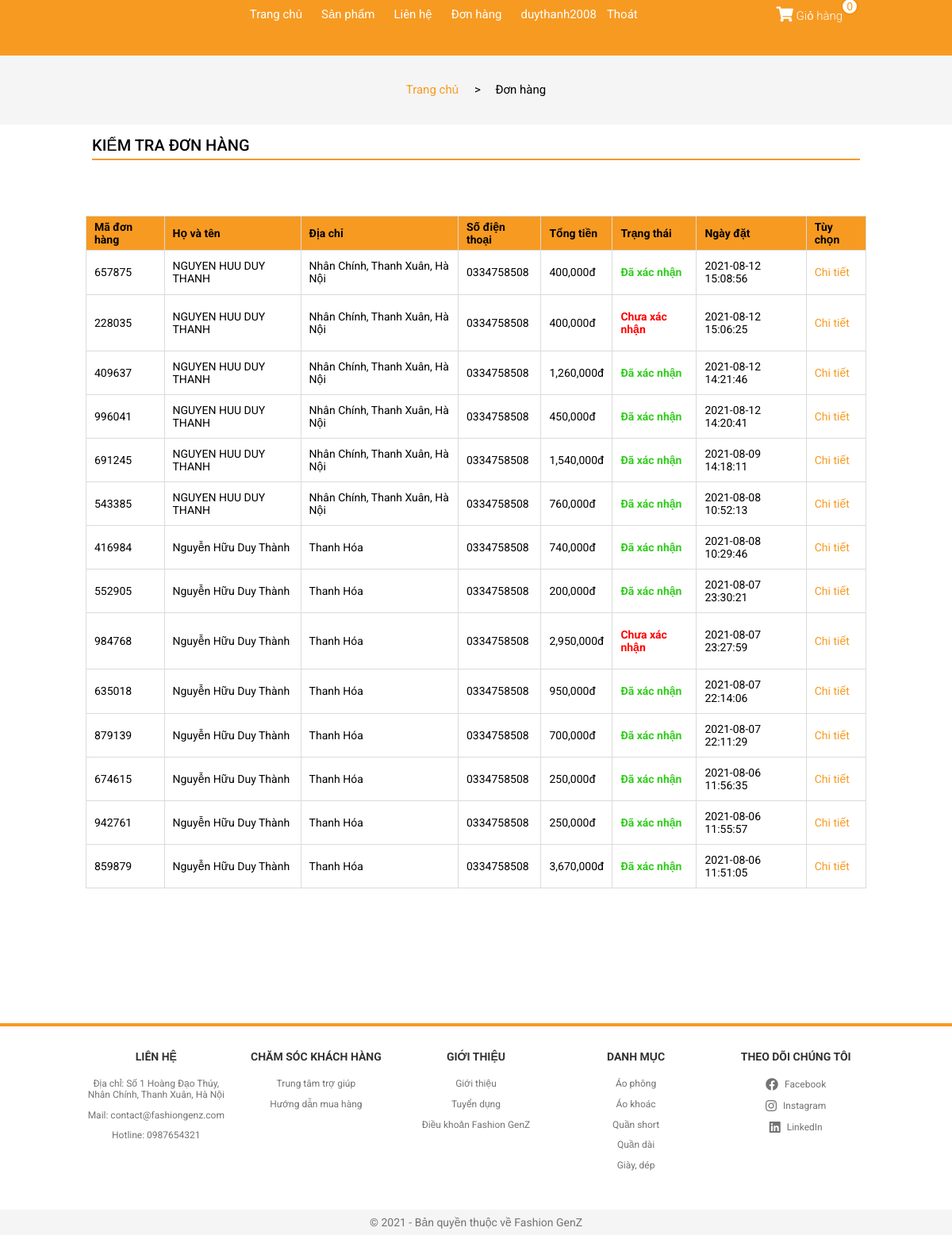
/?controller=donhang (signed in), run on an earlier commit of the app's database.
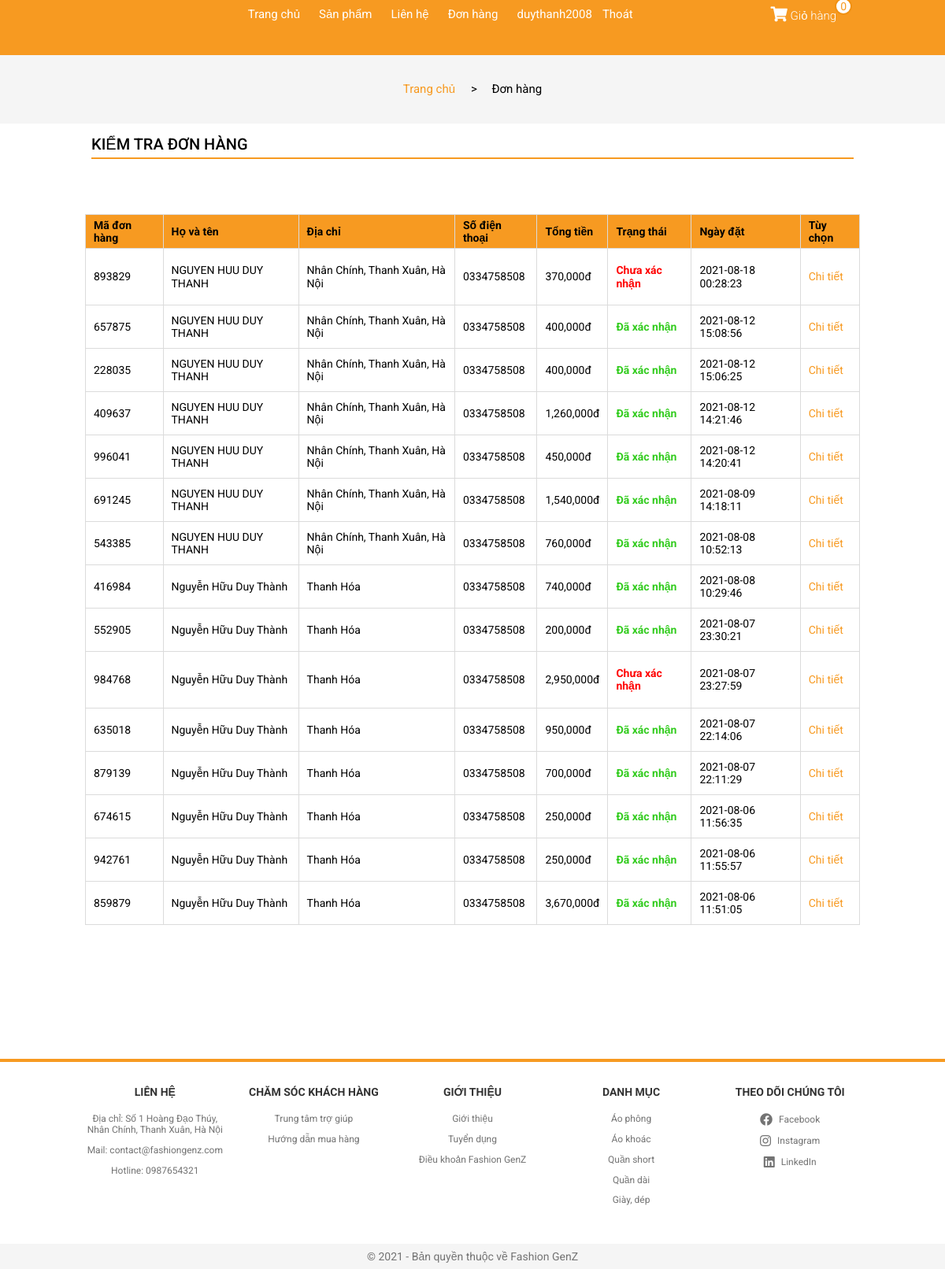
And on a later commit of the database.
### tables this page shows
CREATE TABLE `user_order` (
  `id` int(11) NOT NULL,
  `fullname` varchar(100) DEFAULT NULL,
  `address` varchar(200) DEFAULT NULL,
  `email` varchar(100) DEFAULT NULL,
  `phone` varchar(20) DEFAULT NULL,
  `amount` int(11) DEFAULT NULL,
  `status` int(11) DEFAULT NULL,
  `time_order` datetime DEFAULT NULL,
  `time_delivered` datetime DEFAULT NULL,
  `user_id` int(11) DEFAULT NULL
);

### Controller/C-donhang.php (called while the page is built, shortened)
<?php
    if(isset($_SESSION['customer'])){
        $user = $database->get('user_info', array('id'=>$_SESSION['customer']));
        $package_user = $database->get_limit_desc('user_order', array('user_id'=>$user[0]['id']),'time_order',100);
    }
    require_once './View/V-donhang.php';
?>

### Model/M-database.php (called while the page is built, shortened)
<?php
    class database{
        protected $conn= null;
        protected $host='localhost';
        protected $user='root';
        protected $pass='';
        protected $dbname='fashiongenz';
        public function connect(){
             $this->conn = new mysqli($this->host,$this->user,$this->pass,$this->dbname);
        }
        public function get($table,$condition=array()){
          $sql= "SELECT * FROM $table ";
          if(!empty($condition)){
               $sql.="WHERE";
               foreach ($condition as $key => $value){
                    $sql.= " $key = '$value' AND";
               }
               $sql= trim($sql,"AND");
          }
          $query = mysqli_query($this->conn, $sql);
          $result=array();
          if ($query){
               while ($row= mysqli_fetch_assoc($query)){
                    $result[]=$row;
               }
          }
          return $result;
     }
     public function get_limit_desc($table, $condition=array(),$order_by,$limit){
          $sql = "SELECT * FROM $table";
          if (!empty($condition)){
               $sql.=" WHERE";
               foreach ($condition as $key => $value){
                    $sql.= " $key = '$value' AND";
               }
               $sql = trim($sql,"AND");
          }
          $sql.= " ORDER BY $order_by DESC";
          $sql.= " LIMIT $limit";
          $query = mysqli_query($this->conn,$sql);
          $result = array();
          if ($query){
               while ($row = mysqli_fetch_assoc($query)){
                    $result[]= $row;
               }
          }
          return $result;
     }
    }
?>

### View/V-donhang.php (the view, shortened to what the changed rows need)
<!DOCTYPE html>
<html lang="en">
<head>
    <link rel="stylesheet" href="./Assets/Css/grid.css">
    <link rel="stylesheet" href="./Assets/Css/responsive.css">
    <link rel="stylesheet" href="./Assets/Css/main.css">
    <link rel="stylesheet" href="./Assets/Css/base.css">
    <link rel="stylesheet" href="https://cdnjs.cloudflare.com/ajax/libs/normalize/8.0.1/normalize.min.css" />
    <link rel="stylesheet" href="./Assets/Fonts/fontawesome-free-5.15.3-web/css/all.min.css">
</head>
<body>
        <div class="app">
            <div class="content">
                <div class="account">
                    <div class="grid wide">
                        <?php
                                if(isset($_SESSION['customer']) && $_SESSION['customer'] != NULL){
                        ?>
                            <?php if($package_user){ ?>
                                <div class="package-info">
                                    <table class="package-info__table">
                                        <thead>
                                            <tr>
                                                <th>Mã đơn hàng</th>
                                                <th>Họ và tên</th>
                                                <th>Địa chỉ</th>
                                                <th>Số điện thoại</th>
                                                <th>Tổng tiền</th>
                                                <th>Trạng thái</th>
                                                <th>Ngày đặt</th>
                                                <th>Tùy chọn</th>
                                            </tr>
                                        </thead>
                                        <tbody>
                                            <?php foreach($package_user as $key => $value){ ?>
                                            <tr>
                                                <td><?php echo $value['id'] ?></td>
                                                <td><?php echo $value['fullname'] ?></td>
                                                <td><?php echo $value['address'] ?></td>
                                                <td><?php echo $value['phone'] ?></td>
                                                <td><?php echo number_format($value['amount']); ?>đ</td>
                                                <td>
                                                    <?php if ($value['status'] == 0){ ?>
                                                        <p class="package-info__status-not-confirm">Chưa xác nhận</p>
                                                    <?php }else if ($value['status'] == 1){ ?>
                                                        <p class="package-info__status-confirmed">Đã xác nhận</p>
                                                    <?php } ?>
                                                </td>
                                                <td><?php echo $value['time_order'] ?></td>
                                                <td><a class="package-info__detail" href="?controller=chitietdonhang&id=<?php echo $value['id'] ?>">Chi tiết</a></td>
                                            </tr>
                                            <?php } ?>
                                        </tbody>
                                    </table>
                                </div>
                                <?php } else { ?>
                                        <h3 style="font-size: 1.8rem; text-align: center; margin: 180px 0 260px 0;">Quý khách chưa đặt đơn hàng nào, nếu quý khách đã đặt hàng, thông tin đơn hàng sẽ xuất hiện ở đây</h3>
                                <?php } ?>
                        <?php } ?>
                    </div>
                </div>
            </div>
        </div>
</body>
</html>

What changed in the data, as far as the page shows it:
added user_order: id "893829", fullname "NGUYEN HUU DUY THANH", address "Nhân Chính, Thanh Xuân, Hà Nội", phone "0334758508", amount "370,000", status "Chưa xác nhận", time_order "2021-08-18 00:28:23"
changed user_order id 228035: status "Chưa xác nhận" → "Đã xác nhận"
